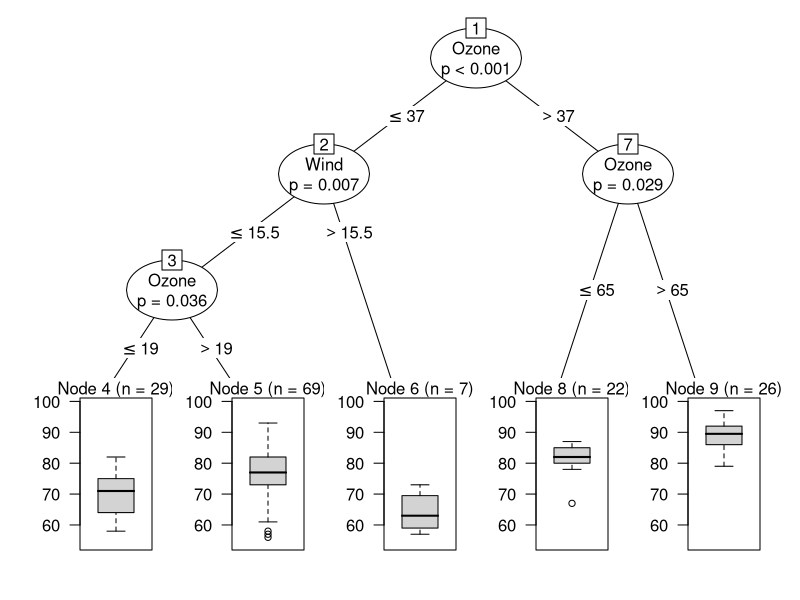
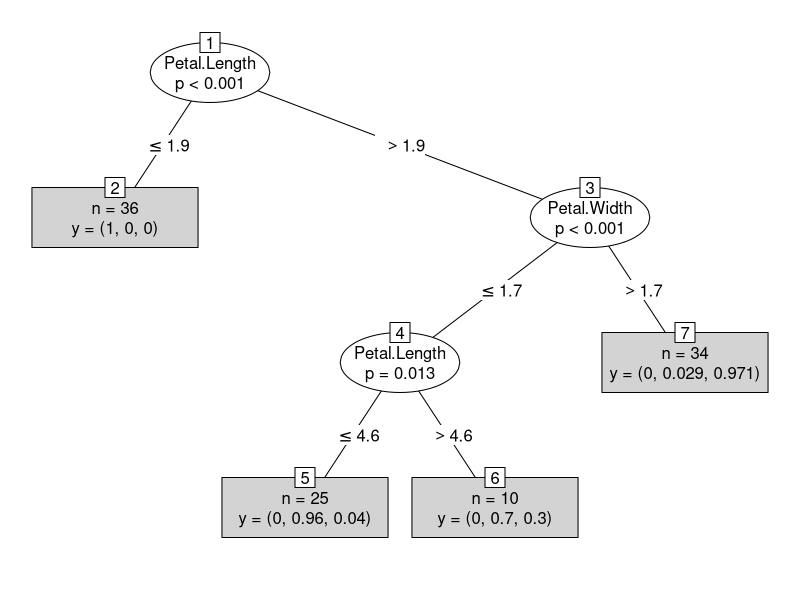
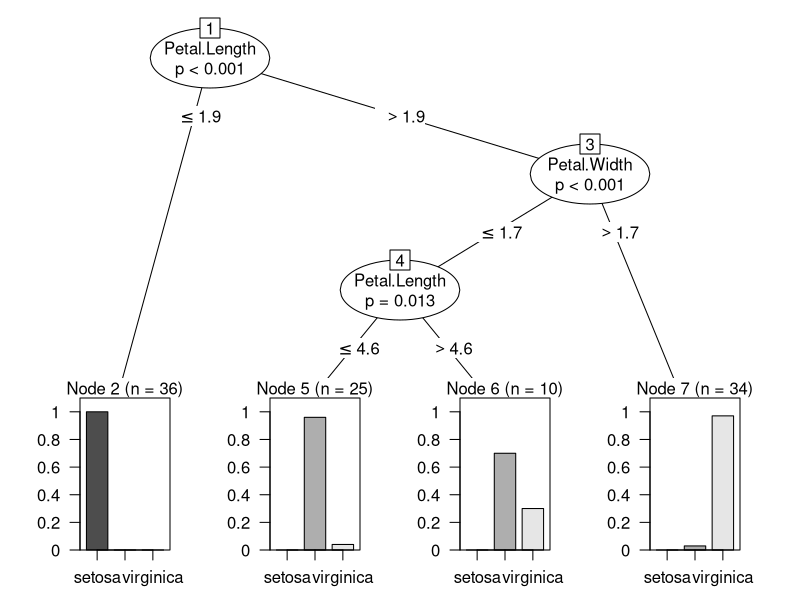

Here is the R script that generated these plots, in order:
# 분류분석 모델 중 의사결정나무(DecisionTree)
# 입력 변수중에서 영향력이 큰 변수를 기준으로 이진분류하여 나무구조 형태의 분류결과를 얻을 수 있음
# 독립변수, 종속변수는 범주형과 연속형 모두 가능

install.packages("party")
library(party)
head(airquality, 3) # 뉴욕 지역의 대기질 정보
str(airquality)

air_tree <- ctree(Temp ~ Solar.R+Wind+Ozone, data = airquality)
air_tree

plot(air_tree)


# iris dataset
head(iris, n=3)
summary(iris)

# train/test split
set.seed(123)
idx <- sample(1:nrow(iris), nrow(iris) * 0.7) # 랜덤 추출 비복원 추출
idx
length(idx)
train <- iris[idx, ]   # 학습 데이터
test <- iris[-idx, ]   # 검정(평가) 데이터
dim(train); dim(test)

iris_ctree <- ctree(formula = Species ~ ., data = train)
iris_ctree

plot(iris_ctree, type='simple')
plot(iris_ctree)

# 성능
pred <- predict(iris_ctree, test)
pred

t <-table(pred, test$Species)
sum(diag(t) / nrow(test))   # 0.9777778

install.packages("caret")
library(caret)
confusionMatrix(pred, test$Species) # 예측값, 실제값값

# 새값으로 분류
newf <- iris[1, ]
newf
newf$Sepal.Length <- 7
newf$Sepal.Width <- 8
newf$Petal.Length <-7
newf$Petal.Width <-8
newf

predict(iris_ctree, newf)
